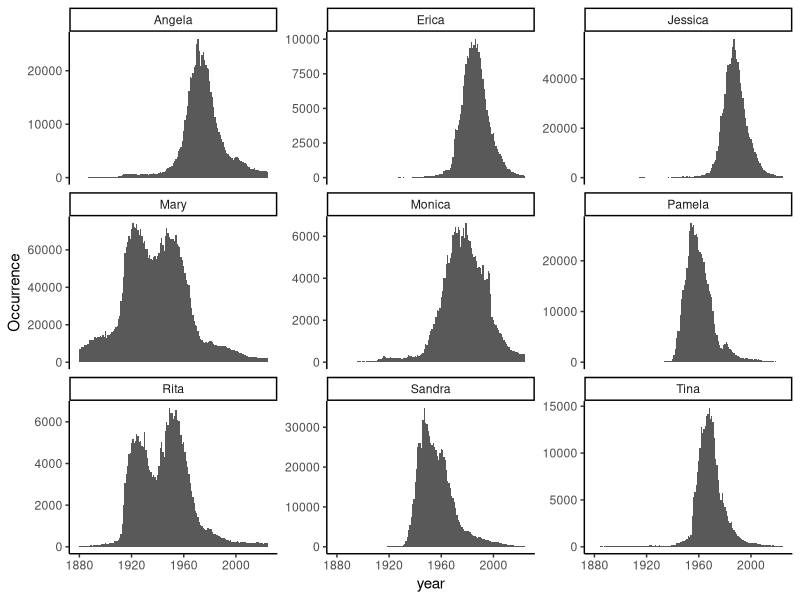
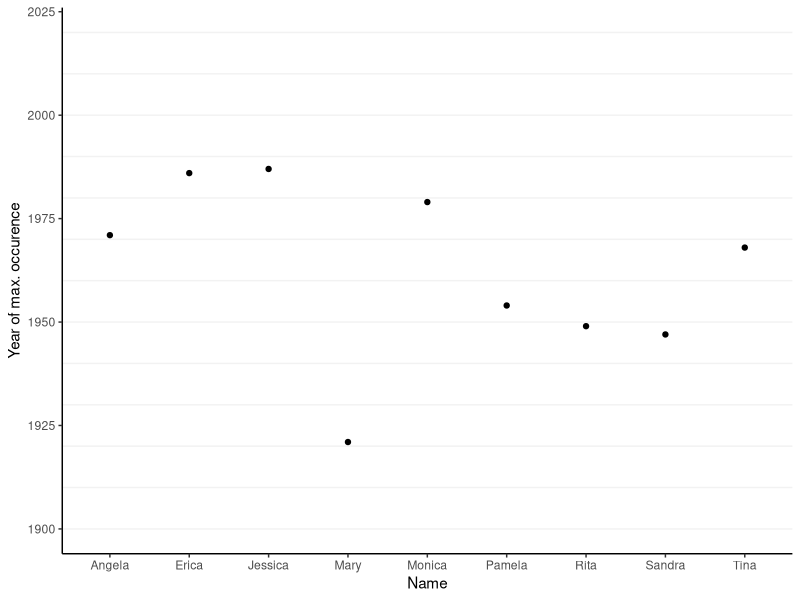

Generate these figures, in order, with R:
## ---- chunk 1
library(ggplot2)
mambo_5_df <- read.csv("output/mambo_5_name_df.csv")
## ---- chunk 2
ggplot(mambo_5_df, aes(x = year, y = Occurrence)) + 
    geom_bar(stat = 'identity',  width = 1) + facet_wrap(~Name, scales = "free_y") + 
    theme_classic() 
## ---- chunk 3
name_peak_years_df <- do.call(rbind, 
  by(mambo_5_df, mambo_5_df$Name, 
     function(x) x[which.max(x$Occurrence), ]
  )
)
## ---- chunk 4
ggplot(name_peak_years_df , aes(x = Name, y = year)) + geom_point()+ 
    geom_hline(yintercept = seq(1900,2020,10), alpha = 0.05) + 
    xlab("Name") + 
    ylab("Year of max. occurence") + 
    theme_classic()
## ---- chunk 5
mean(name_peak_years_df$year)
#Without Mary
mean(subset(name_peak_years_df, name_peak_years_df$Name != "Mary")$year)
## ---- chunk 6
summary(name_peak_years_df$year)
